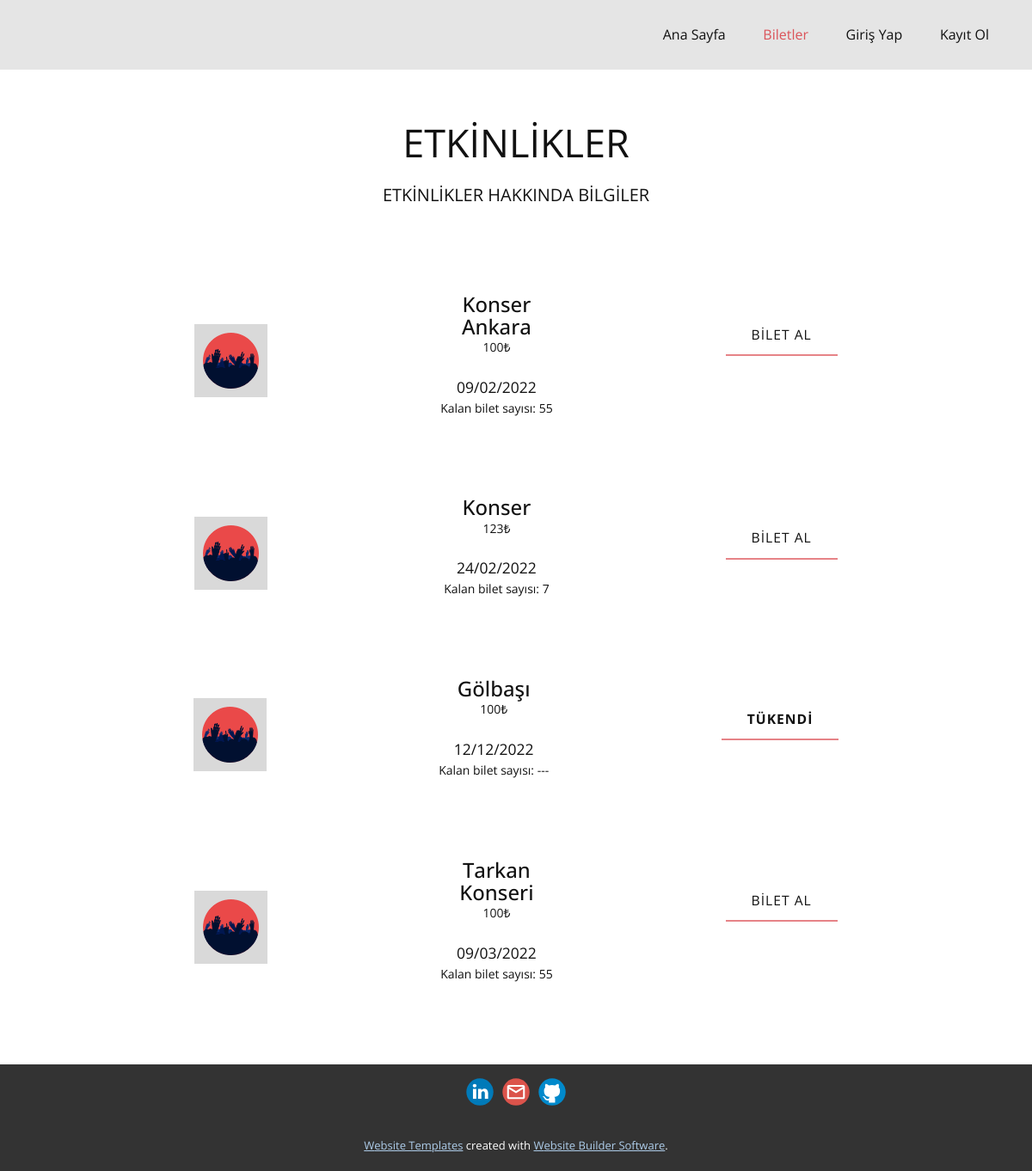
Screenshot of /Etkinlikler/Biletler.php with the database file from the repository.
### tables this page shows
CREATE TABLE `tickets_info` (
  `id` int(11) NOT NULL,
  `name` varchar(250) NOT NULL,
  `date` date NOT NULL,
  `price` int(11) NOT NULL,
  `quantity` int(11) NOT NULL
);

### Etkinlikler/Biletler.php (the view, shortened to what this page needs)
<!DOCTYPE html>
<html style="font-size: 14px;">
<head>
  <link rel="stylesheet" href="nicepage.css?v=<?php echo time(); ?>" media="screen">
  <link rel="stylesheet" href="Biletler.css?v=<?php echo time(); ?>" media="screen">
  <link rel="stylesheet" href="https://maxcdn.bootstrapcdn.com/bootstrap/3.4.1/css/bootstrap.min.css">
</head>
<body class="u-body">
  <header class="u-align-left u-clearfix u-grey-10 u-header u-header" id="sec-3c78">
    <div class="u-clearfix u-sheet u-sheet-1">
      <nav class="u-menu u-menu-dropdown u-offcanvas u-menu-1">
        <div class="u-custom-menu u-nav-container">
          <ul class="u-nav u-unstyled u-nav-1">
            <li class="u-nav-item">
              <a class="u-button-style u-nav-link u-text-active-palette-1-base u-text-hover-palette-2-base" href="../Anasayfa/index.php" style="font-size: 16px; padding: 10px 20px;">Ana Sayfa</a>
            </li>
            <li class="u-nav-item">
              <a class="u-button-style u-nav-link u-text-active-palette-1-base u-text-hover-palette-2-base" href="Biletler.php" style="font-size: 16px; padding: 10px 20px;">Biletler</a>
            </li>
            <?php
            if (isset($_SESSION["ID"])) {
              $f_name =  $_SESSION["First_name"] . " " . $_SESSION["Last_name"];
              echo ' <li class="u-nav-item">
              <a class="u-button-style u-nav-link u-text-active-palette-1-base u-text-hover-palette-2-base"
              href="#" style="font-size: 16px; padding: 10px 20px;">' . $f_name . '</a>
              </li>
              <a href="../logout.php">
                <img src="../logout.png" width=20 height=20>
              </a>
            ';
            } else {
              echo '
            <li class="u-nav-item">
              <a class="u-button-style u-nav-link u-text-active-palette-1-base u-text-hover-palette-2-base" style=" font-size: 16px; padding: 10px 20px;" type="button" data-toggle="modal" data-target="#myModal">Giriş Yap</a>
              <div class="modal fade" id="myModal" role="dialog">
                <div class="modal-dialog">
                  <div class="modal-content">
                    <div class="modal-header">
                      <button type="button" class="close" data-dismiss="modal">&times;</button>
                    </div>
                    <div class="modal-body">
                      <div class="signup-form">
                        <form method="post">
                          <h2>Giriş Ekranı</h2>
                          <p class="hint-text" style="font-size:15px">Giriş Yapmak İçin Formu Doldurunuz</p>
                          <div class="form-group">
                            <input type="email" class="form-control" name="email" placeholder="Email" required="required">
                          </div>
                          <div class="form-group">
                            <input type="password" class="form-control" name="pass" placeholder="Şifre" required="required">
                          </div>
                          <div class="form-group">
                            <button type="submit" name="save" class="btn btn-success btn-lg btn-block u-btn u-button-style u-palette-2-base" style="background-color: #db545a; border-color: #db545a;" padding: 10px 20px;">Giriş Yap</button>
                          </div>
                          <div class="text-center"></div>
                        </form>';
              echo '</div>
                    </div>
                  </div>
                </div>
              </div>
            </li>
            <li class="u-nav-item">
              <a  class="u-button-style u-nav-link u-text-active-palette-1-base u-text-hover-palette-2-base" style="font-size: 16px; padding: 10px 20px;" type="button" data-toggle="modal" data-target="#myModal1">Kayıt Ol</a>
            </li>';
            }
            ?>
          </ul>
        </div>
      </nav>
    </div>
  </header>
  <body class="u-body">
    <?php
    include "../databaseTicket.php";
    $sorgu = mysqli_query($con, "SELECT * FROM tickets_info");
    echo '<section class="u-align-center u-clearfix u-section-1" id="sec-2163">
    <div class="u-clearfix u-sheet u-sheet-1">
      <h2 class="u-text u-text-default u-text-1" style="font-size: 45px;">ETKİNLİKLER</h2>
      <p class="u-text u-text-default u-text-2" style="font-size: 20px;">ETKİNLİKLER HAKKINDA BİLGİLER</p><div class="u-expanded-width u-list u-list-1">';
    while ($str = mysqli_fetch_assoc($sorgu)) {
      $id = $str["id"];
      $price = $str['price'];
      $quantity = $str['quantity'];
      $date = date_format(date_create($str['date']), "d/m/Y");
      if ($quantity <= 0) {
        echo '
        <div class="u-align-center u-container-style ">
          <div class="u-container-layout u-similar-container u-valign-top u-container-layout-1"><span class="u-file-icon u-grey-15 u-icon u-icon-rounded u-spacing-10 u-icon-1"><img src="images/195123.png" alt=""></span>
            <div class="ticket" style="width: 200px;" >
                <h3 class="u-align-center u-text u-text-3">' . $str['name'] . '</h3>
                  <span class="price">' . $price . '₺</span><br/>
                  <p class="u-large-text u-text u-text-default u-text-variant u-text-2">' . $date  . '</p>
                  <div class="quantity">' . 'Kalan bilet sayısı: ---</div><br/>
            </div>
                <a href="" class="u-active-none u-border-2 u-border-palette-2-light-1 u-btn u-btn-rectangle u-button-style u-hover-none u-none u-text-body-color u-btn-1 " style="pointer-events: none;  font-weight:bolder">TÜKENDİ</a>
        </div>';
      } else {
        echo '
        <div class="u-align-center u-container-style ">
          <div class="u-container-layout u-similar-container u-valign-top u-container-layout-1"><span class="u-file-icon u-grey-15 u-icon u-icon-rounded u-spacing-10 u-icon-1"><img src="images/195123.png" alt=""></span>
            <div class="ticket" style="width: 200px;">
                <h3 class="u-align-center u-text u-text-3">' . $str['name'] . '</h3>
                  <span class="price">' . $price . '₺</span><br/>
                  <p class="u-large-text u-text u-text-default u-text-variant u-text-2">' . $date . '</p>
                  <div class="quantity">' . 'Kalan bilet sayısı: ' . $quantity . '</div><br/>
            </div>
                <a href="../buy.php?id=' . $id . '" class="u-active-none u-border-2 u-border-palette-2-light-1 u-btn u-btn-rectangle u-button-style u-hover-none u-none u-text-body-color u-btn-1">BİLET
                  AL</a>
        </div>';
      }
      echo '
    </div>';
    }
    echo ' </div>
    </section>';
    ?>
    <footer class="u-clearfix u-footer u-grey-80" id="sec-0399">
      <div class="u-clearfix u-sheet u-valign-middle u-sheet-1">
        <div class="u-align-left u-social-icons u-spacing-10 u-social-icons-1">
          <a class="u-social-url" title="LinkedIn" target="_blank" href="https://www.linkedin.com/in/aysenuryaz%C4%B1c%C4%B1/"><span class="u-icon u-social-icon u-social-linkedin u-icon-1"><svg class="u-svg-link" preserveAspectRatio="xMidYMin slice" viewBox="0 0 112 112">
                <use xmlns:xlink="http://www.w3.org/1999/xlink" xlink:href="#svg-e22f"></use>
              </svg></span>
          </a>
          <a class="u-social-url" target="_blank" data-type="Email" title="Email" href="mailto:a.y.708708@gmail.com"><span class="u-icon u-social-email u-social-icon u-icon-2"><svg class="u-svg-link" preserveAspectRatio="xMidYMin slice" viewBox="0 0 112 112">
                <use xmlns:xlink="http://www.w3.org/1999/xlink" xlink:href="#svg-1db7"></use>
              </svg></span>
          </a>
          <a class="u-social-url" target="_blank" data-type="Github" title="Github" href="https://github.com/aysenuryazicii"><span class="u-icon u-social-github u-social-icon u-icon-3"><svg class="u-svg-link" preserveAspectRatio="xMidYMin slice" viewBox="0 0 112 112">
                <use xmlns:xlink="http://www.w3.org/1999/xlink" xlink:href="#svg-e60b"></use>
              </svg></span>
          </a>
        </div>
      </div>
    </footer>
    <section class="u-backlink u-clearfix u-grey-80" style="font-size:13px">
      <a class="u-link" href="https://nicepage.com/website-templates" target="_blank">
        <span>Website Templates</span>
      </a>
      <p class="u-text">
        <span>created with</span>
      </p>
      <a class="u-link" href="" target="_blank">
        <span>Website Builder Software</span>
      </a>.
    </section>
  </body>
</html>

### Etkinlikler/Biletler.css (style rules this page uses)
.u-section-1 .u-sheet-1 { min-height: 951px; }
.u-section-1 .u-text-1 { margin: 60px auto 0; }
.u-section-1 .u-text-2 { margin: 20px auto 0; }
.u-section-1 .u-list-1 { grid-template-rows: auto auto; height: auto; margin: 59px auto 41px 0; }
.u-section-1 .u-container-layout-1 { padding: 30px; }
.u-section-1 .u-icon-1 { height: 85px; width: 85px; background-image: none; color: rgb(0, 0, 0) !important; margin: 0 auto; }
.u-section-1 .u-text-3 { margin: 9px 20px 0; }
.u-section-1 .u-btn-1 { background-image: none; border-style: none none solid; text-transform: uppercase; font-size: 1.12rem; letter-spacing: 1px; margin: 35px auto 0; }

### rows the page displays
tickets_info: name "Konser Ankara", price "100", date "09/02/2022", quantity "55"
tickets_info: name "Konser", price "123", date "24/02/2022", quantity "7"
tickets_info: name "Gölbaşı", price "100", date "12/12/2022"
tickets_info: name "Tarkan Konseri", price "100", date "09/03/2022", quantity "55"
